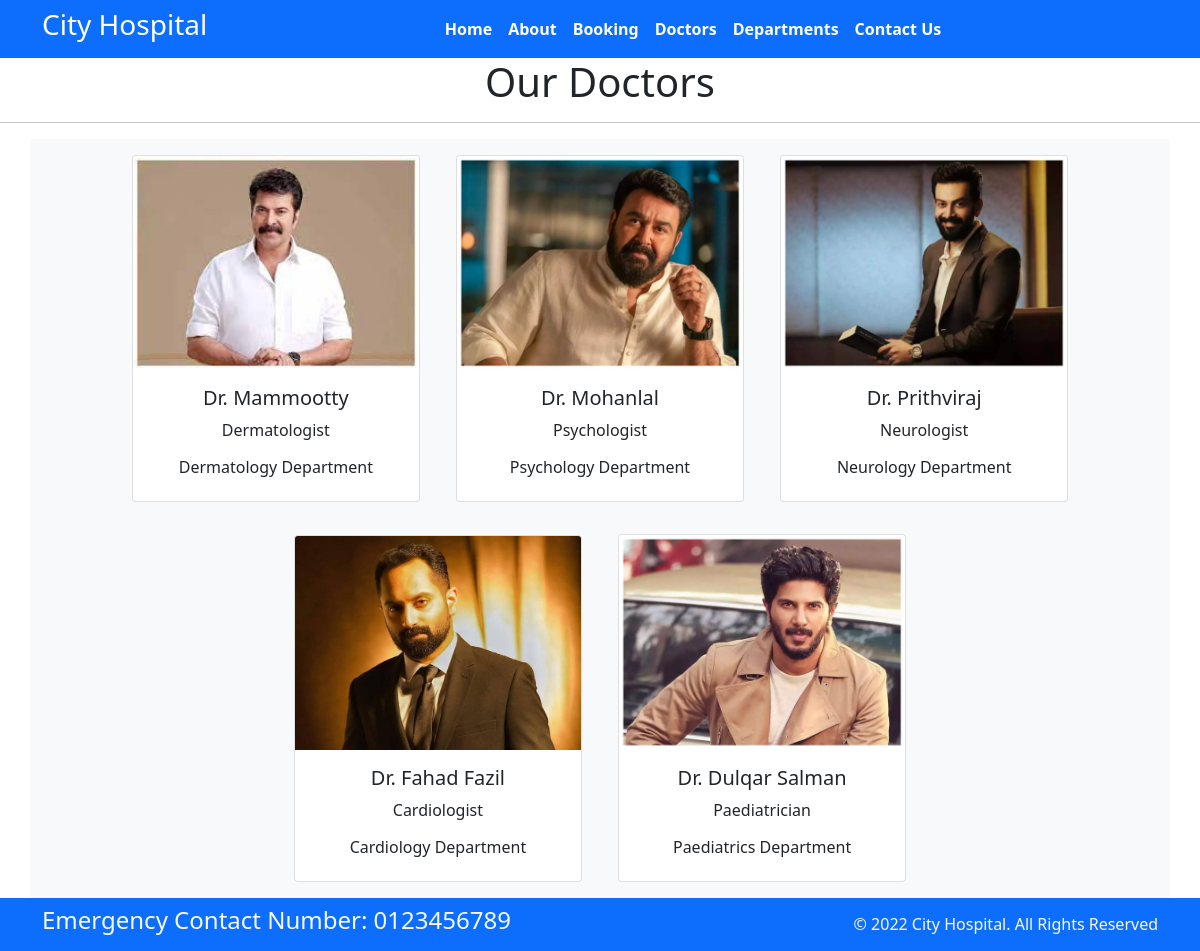
Page /doctors on the committed database.
### home/models.py (models this page shows, shortened)
class Doctors(models.Model):
    doc_name= models.CharField(max_length=255)
    doc_spec= models.CharField(max_length=255)
    dep_name= models.ForeignKey(Departments, on_delete=models.CASCADE)
    doc_image= models.ImageField(upload_to='doctors')

class Departments(models.Model):
    dept_name = models.CharField(max_length=100)
    dep_description = models.TextField()
    def __str__(self) -> str:
        return self.dept_name

### home/views.py (the view)
# urls.py: path('doctors',views.doctors, name='doctors'),
def doctors(request):
    dict_docs = {
        'doctors': Doctors.objects.all()
    }
    return render(request,'doctors.html', dict_docs)

### templates/doctors.html (shortened to what this page needs)
{% extends 'base.html' %}
{% block content %}
<h1 class="text-center">Our Doctors</h1>
<hr>
<div class="container text-center bg-light">
    {% for d in doctors %}
    <div class="card text-center mx-3 my-3" style="width: 18rem; display:inline-block">
        <img src="{{d.doc_image.url}}" class="card-img-top" alt="...">
        <div class="card-body">
          <h5 class="card-title">Dr. {{d.doc_name}}</h5>
          <p class="card-text">{{d.doc_spec}}</p>
          <h6>{{d.dep_name}} Department</h6>
        </div>
      </div>
    {% endfor %}
</div>
{% endblock %}

### templates/base.html (shortened to what this page needs)
{% load static %}
<!DOCTYPE html>
<html>
  <head>
    <link rel="stylesheet"
      href=" https://cdn.jsdelivr.net/npm/bootstrap@5.1.3/dist/css/bootstrap.min.css ">
    <link rel="stylesheet"
      href="https://use.fontawesome.com/releases/v5.2.0/css/all.css">
    <link rel="stylesheet"
      href="{% static '/css/style.css' %}">
  </head>
  <body>
    <nav class="navbar bg-primary navbar-expand-md ">
      <div class="container">
        <div class="col-2 text-left pl-md-0">
          <h3 class="text-white"> City Hospital </h3>
        </div>
        <div
          class="collapse navbar-collapse justify-content-center col-md-8 navbar-collapse-3">
          <ul class="navbar-nav justify-content-center  fw-bold">
            <li class="nav-item active">
              <a class="nav-link text-white" href="{% url 'home' %}">Home </a>
            </li>
            <li class="nav-item">
              <a class="nav-link text-white" href="{% url 'about' %}">About</a>
            </li>
            <li class="nav-item">
              <a class="nav-link text-white" href="{% url 'booking' %}">Booking</a>
            </li>
            <li class="nav-item">
              <a class="nav-link text-white" href="{% url 'doctors' %}">Doctors</a>
            </li>
			 <li class="nav-item">
              <a class="nav-link text-white" href="{% url 'department' %}">Departments</a>
            </li>
            <li class="nav-item">
              <a class="nav-link text-white" href="{% url 'contact' %}">Contact Us</a>
            </li>
          </ul>
        </div>
      </div>
    </nav>
    {% block content %}{% endblock %}
    <section class="">
      <footer class="pt-2 pb-2  bg-primary text-light">
        <div class="container">
          <div class="row align-items-center">
            <div class="col-12 col-md-8">
              <h4>Emergency Contact Number: 0123456789</h4>
            </div>
            <div class="col-12 col-md-4 mt-4 mt-md-0 text-center text-md-end">
              © 2022 City Hospital. All Rights Reserved
            </div>
          </div>
        </div>
      </footer>
    </section>
  </body>
</html>

### rows in the picture
Doctors: doc_image (picture), doc_name "Mammootty", doc_spec "Dermatologist", dep_name "Dermatology"
Doctors: doc_image (picture), doc_name "Mohanlal", doc_spec "Psychologist", dep_name "Psychology"
Doctors: doc_image (picture), doc_name "Prithviraj", doc_spec "Neurologist", dep_name "Neurology"
Doctors: doc_image (picture), doc_name "Fahad Fazil", doc_spec "Cardiologist", dep_name "Cardiology"
Doctors: doc_image (picture), doc_name "Dulqar Salman", doc_spec "Paediatrician", dep_name "Paediatrics"
